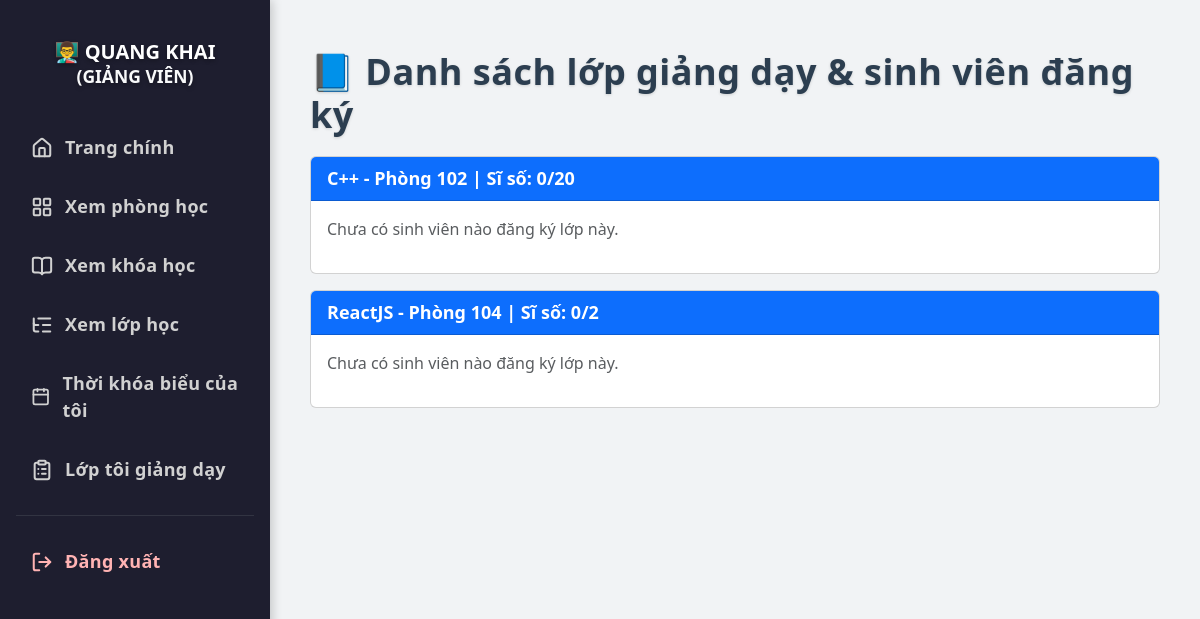
The page /teacher/my-class (signed in) on the database as committed earlier.
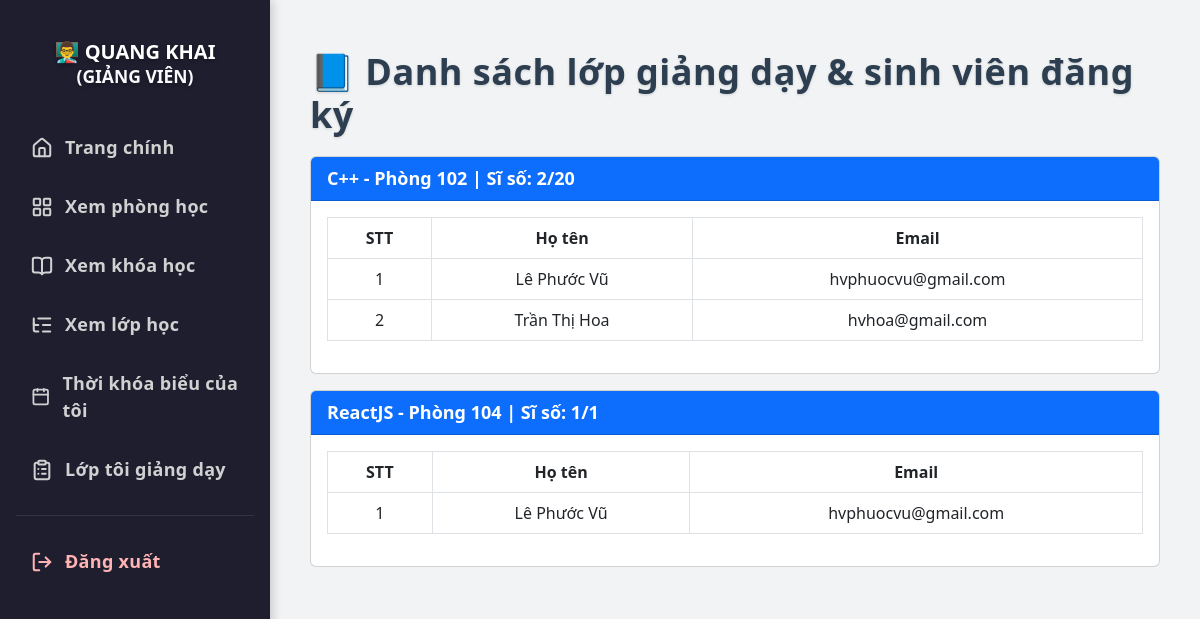
The same page on the database as committed later.
### tables this page shows
CREATE TABLE users (
            id INTEGER PRIMARY KEY AUTOINCREMENT,
            full_name TEXT NOT NULL,
            email TEXT NOT NULL UNIQUE,
            password TEXT NOT NULL,
            role TEXT NOT NULL CHECK (role IN ('student', 'teacher', 'admin')),
            dob DATE,                
            phone TEXT,             
            gender TEXT CHECK (gender IN ('male', 'female', 'other')), 
            cccd TEXT              
        , image TEXT);

CREATE TABLE classes (
            id INTEGER PRIMARY KEY AUTOINCREMENT,
            course_id INTEGER NOT NULL,
            teacher_id INTEGER NOT NULL,
            room_id INTEGER NOT NULL,
            capacity INTEGER NOT NULL CHECK (capacity > 0),
            registered INTEGER DEFAULT 0, semester_id INTEGER REFERENCES semesters(id),
            FOREIGN KEY (course_id) REFERENCES courses(id),
            FOREIGN KEY (teacher_id) REFERENCES users(id),
            FOREIGN KEY (room_id) REFERENCES rooms(id)
        );

CREATE TABLE courses (
            id INTEGER PRIMARY KEY AUTOINCREMENT,
            name TEXT NOT NULL UNIQUE,
            description TEXT
        , image TEXT);

CREATE TABLE rooms (
            id INTEGER PRIMARY KEY AUTOINCREMENT,
            name TEXT NOT NULL UNIQUE,
            status TEXT NOT NULL CHECK (status IN ('available', 'occupied', 'maintenance'))
        );

### app.py (the view)
@app.route('/teacher/my-class')
@login_required
def teacher_my_class():
    if current_user.role != 'teacher':
        return "Không có quyền truy cập", 403
    conn = sqlite3.connect('database.db')
    cursor = conn.cursor()
    query = """
        SELECT c.id AS class_id, co.name AS course_name, r.name AS room_name, c.capacity, c.registered
        FROM classes c
        JOIN courses co ON c.course_id = co.id
        JOIN rooms r ON c.room_id = r.id
        WHERE c.teacher_id = ?
    """
    classes = cursor.execute(query, (current_user.id,)).fetchall()
    registrations = {}
    for cls in classes:
        class_id = cls[0]
        cursor.execute("""
            SELECT u.full_name, u.email
            FROM registrations reg
            JOIN users u ON reg.student_id = u.id
            WHERE reg.class_id = ?
        """, (class_id,))
        registrations[class_id] = cursor.fetchall()
    conn.close()
    return render_template('teacher/my_class.html', classes=classes, registrations=registrations, user=current_user)

### app.py (called while the page is built)
@login_manager.user_loader
def load_user(user_id):
    conn = sqlite3.connect('database.db')
    cursor = conn.cursor()
    cursor.execute("SELECT id, full_name, email, role, image FROM users WHERE id = ?", (user_id,))
    row = cursor.fetchone()
    conn.close()
    if row:
        return User(*row)
    return None

### templates/teacher/my_class.html (shortened to what this page needs)
<!DOCTYPE html>
<html lang="vi">
<head>
  <link href="https://cdn.jsdelivr.net/npm/bootstrap@5.3.0/dist/css/bootstrap.min.css" rel="stylesheet">
</head>
<body>
<div class="sidebar">
  <h4>👨‍🏫 {{ user.full_name }}<br><small class="text-light">(GIẢNG VIÊN)</small></h4>
  <a href="/dashboard"><i data-lucide="home"></i>Trang chính</a>
  <a href="{{ url_for('view_rooms') }}"><i data-lucide="layout-grid"></i>Xem phòng học</a>
  <a href="{{ url_for('view_courses') }}"><i data-lucide="book-open"></i>Xem khóa học</a>
  <a href="{{ url_for('view_classes') }}"><i data-lucide="list-tree"></i>Xem lớp học</a>
  <a href="{{ url_for('teacher_schedule') }}"><i data-lucide="calendar"></i>Thời khóa biểu của tôi</a>
  <a href="{{ url_for('teacher_my_class') }}"><i data-lucide="clipboard-list"></i>Lớp tôi giảng dạy</a>
  <hr class="text-secondary mx-3">
  <a href="{{ url_for('logout') }}" class="logout-link"><i data-lucide="log-out"></i>Đăng xuất</a>
</div>
<div class="main-content">
  <h2>📘 Danh sách lớp giảng dạy & sinh viên đăng ký</h2>
  {% for cls in classes %}
  <div class="card my-3">
      <div class="card-header bg-primary text-white">
          {{ cls[1] }} - {{ cls[2] }} | Sĩ số: {{ cls[4] }}/{{ cls[3] }}
      </div>
      <div class="card-body">
          {% if registrations[cls[0]] %}
          <table class="table table-bordered">
              <thead>
                  <tr>
                      <th>STT</th>
                      <th>Họ tên</th>
                      <th>Email</th>
                  </tr>
              </thead>
              <tbody>
                  {% for student in registrations[cls[0]] %}
                      <tr>
                          <td>{{ loop.index }}</td>
                          <td>{{ student[0] }}</td>
                          <td>{{ student[1] }}</td>
                      </tr>
                  {% endfor %}
              </tbody>
          </table>
          {% else %}
          <p class="text-muted">Chưa có sinh viên nào đăng ký lớp này.</p>
          {% endif %}
      </div>
  </div>
  {% endfor %}
</div>
</body>
</html>

### templates/teacher/my_class.html (style rules this page uses)
body { margin: 0; font-family: 'Segoe UI', sans-serif; background: #f1f3f5; }
.sidebar { width: 270px; min-height: 100vh; background: #1e1e2f; padding-top: 40px; position: fixed; left: 0; top: 0; box-shadow: 2px 0 10px rgba(0, 0, 0, 0.2); }
.sidebar h4 { color: #fff; text-align: center; margin-bottom: 30px; font-weight: 800; font-size: 20px; text-transform: uppercase; text-shadow: 0 2px 4px rgba(0, 0, 0, 0.3); }
.sidebar a { display: flex; align-items: center; padding: 16px 26px; color: #d1d1d1; font-size: 18px; font-weight: 700; text-decoration: none; border-left: 5px solid transparent; transition: all 0.35s ease; letter-spacing: 0.3px; position: relative; }
.sidebar a::before { content: ''; position: absolute; top: 0; left: 0; height: 100%; width: 0; background: linear-gradient(90deg, #4dabf7, #c084fc); transition: width 0.35s ease; z-index: 0; opacity: 0.15; }
.sidebar a svg { width: 22px; height: 22px; margin-right: 12px; stroke-width: 2.2; transition: transform 0.3s ease; z-index: 1; }
.logout-link { color: #ffb3b3 !important; }
.main-content { margin-left: 270px; padding: 50px 40px; }
.main-content h2 { font-size: 36px; font-weight: 900; color: #2c3e50; text-shadow: 0 1px 3px rgba(0, 0, 0, 0.15); margin-bottom: 20px; letter-spacing: 0.5px; }
.card-header { font-size: 18px; font-weight: 600; }
.table th { font-weight: 600; text-align: center; }
.table td { text-align: center; vertical-align: middle; }

Rows that differ between the two databases and show on the page:
changed classes "Phòng 102": gains users (full_name "Lê Phước Vũ", email "hvphuocvu@gmail.com"); gains users (full_name "Trần Thị Hoa", email "hvhoa@gmail.com"); registered "0" → "2"; text "Chưa có sinh viên nào đăng ký lớp này." → "STT Họ tên Email"
changed classes "ReactJS": gains users (full_name "Lê Phước Vũ", email "hvphuocvu@gmail.com"); registered "0" → "1"; capacity "2" → "1"; text "Chưa có sinh viên nào đăng ký lớp này." → "STT Họ tên Email"
